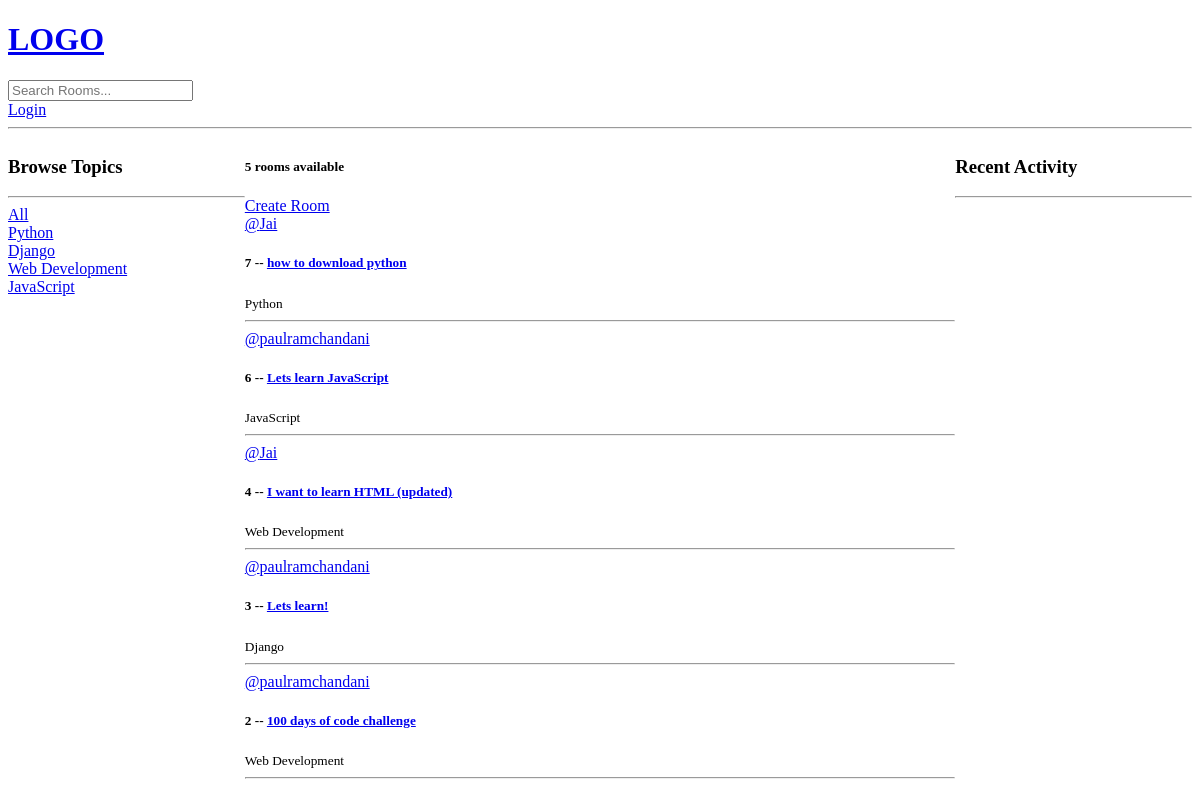
/, run on an earlier commit of the app's database.
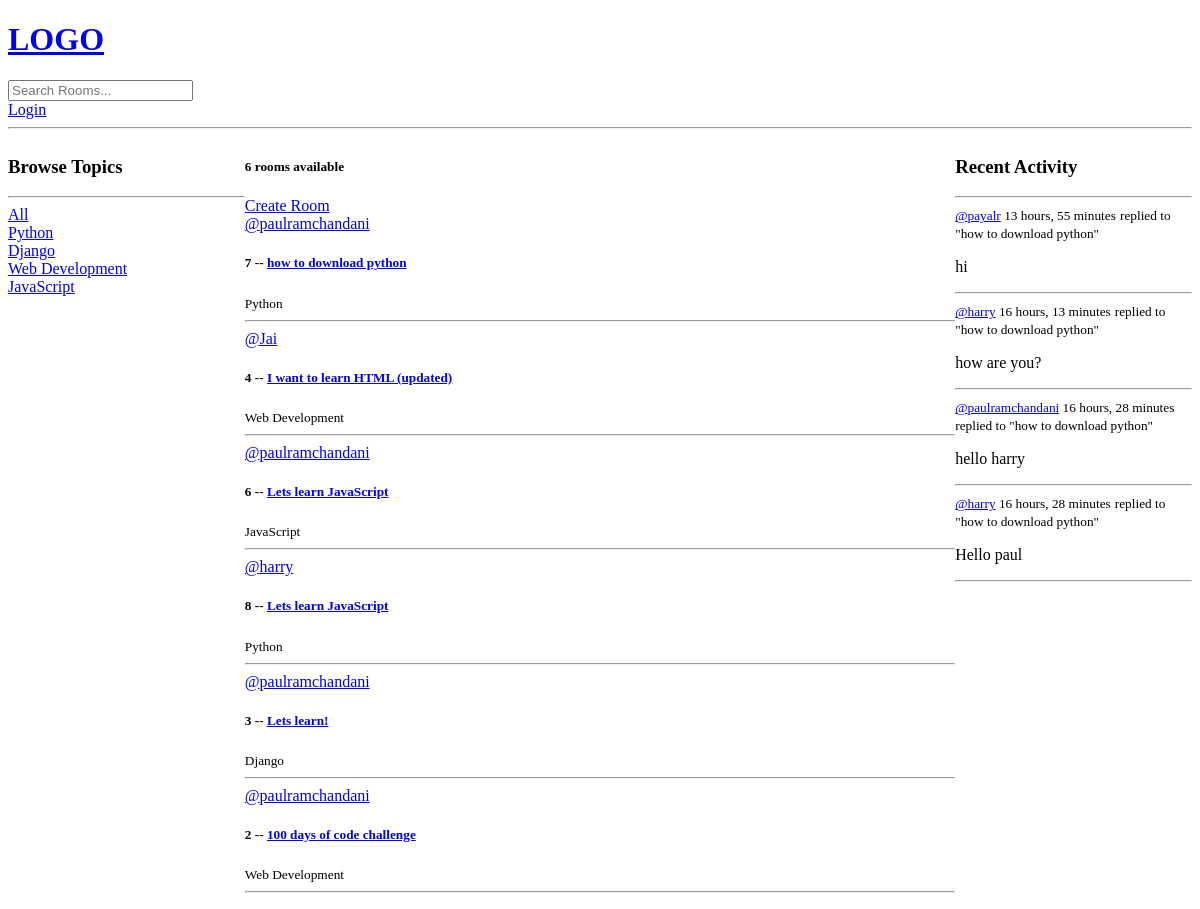
And on a later commit of the database.
### base/models.py (models this page shows, shortened)
class Topic(models.Model):
    name = models.CharField(max_length=200)

class Room(models.Model):
    host = models.ForeignKey(User, on_delete=models.SET_NULL, null=True)
    topic = models.ForeignKey(Topic, on_delete=models.SET_NULL, null=True)
    name = models.CharField(max_length=200)
    description = models.TextField(null=True, blank=True)
    participants = models.ManyToManyField(User, related_name='participants', blank=True)
    updated = models.DateTimeField(auto_now=True)
    created = models.DateTimeField(auto_now_add=True)
    class Meta:
        ordering = ['-updated', '-created']
    def __str__(self):
        return self.name

class Message(models.Model):
    user = models.ForeignKey(User, on_delete=models.CASCADE)
    room = models.ForeignKey(Room, on_delete=models.CASCADE)
    body = models.TextField()
    updated = models.DateTimeField(auto_now=True)
    created = models.DateTimeField(auto_now_add=True)
    def __str__(self):
        return self.body[0:50]
    class Meta:
        ordering = ['-updated', '-created']

### base/views.py (the view)
# urls.py: path('', views.home, name='home'),
def home(request):
    q = request.GET.get('q') if request.GET.get('q') != None else ''
    rooms = Room.objects.filter(Q(topic__name__icontains=q) |
    Q(name__icontains=q) |
    Q(description__icontains=q)
    )
    topics = Topic.objects.all()
    room_count = rooms.count()
    room_messages = Message.objects.filter(Q(room__topic__name__icontains=q))
    context = {'rooms': rooms, 'topics': topics, 'room_count' : rooms.count,
               'room_messages': room_messages}
    return render(request,'base/home.html', context)

### base/templates/base/home.html (shortened to what this page needs)
{% extends 'main.html' %}
{% block content %}
<div class="home-container">
    <div>
      {% include 'base/topics_component.html' %}
    </div>
    <div>
        <h5>{{room_count}} rooms available</h5>
        <a href="{% url 'create-room' %}">Create Room</a>
        {%  include 'base/feed_component.html' %}
    </div>
    <div>
       {% include 'base/activity_component.html' %}
    </div>
</div>
{% endblock content %}

### base/templates/base/topics_component.html
<h3>Browse Topics</h3>
<hr>
<div>
    <a href="{% url 'home'%}">All</a>
</div>
{% for topic in topics %}
<div>
    <a href="{% url 'home' %}?q={{topic.name}}">{{topic.name}}</a>
</div>
{% endfor %}

### base/templates/base/feed_component.html (shortened to what this page needs)
<div>
{% for room in rooms %}
            <div>
                <a href="{% url 'user-profile' room.host.id %}">@{{ room.host.username }}</a>
                <h5>{{ room.id }} -- <a href="{% url 'room' room.id %}">{{ room.name }}</a></h5>
                <small>{{ room.topic.name }}</small>
                <hr>
            </div>
        {% endfor %}
</div>

### base/templates/base/activity_component.html (shortened to what this page needs)
<h3>Recent Activity</h3>
<hr>
{% for message in room_messages %}
<div>
    <small><a href="{% url 'user-profile' message.user.id %}">@{{message.user}}</a>  {{message.created|timesince}}</small>
    <small>replied to "{{message.room}}"</small>
    <p>{{message}}</p>
<hr>
</div>
{% endfor %}

What changed in the data, as far as the page shows it:
changed Room "how to download python": host.username "Jai" → "paulramchandani"
changed Room "I want to learn HTML (updated)": moves up the list
added Room: host.username "harry", id "8", name "Lets learn JavaScript", topic.name "Python"
added Message: user "payalr", created "13 hours, 55 minutes", room "how to download python", body "hi"
added Message: user "harry", created "16 hours, 13 minutes", room "how to download python", body "how are you?"
added Message: user "paulramchandani", created "16 hours, 28 minutes", room "how to download python", body "hello harry"
added Message: user "harry", created "16 hours, 28 minutes", room "how to download python", body "Hello paul"
Also different on the page:
{{ room_count }}: "5" → "6"
